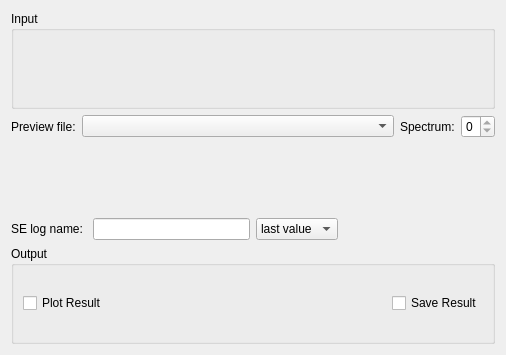
<?xml version="1.0" encoding="UTF-8"?>
<ui version="4.0">
 <class>Elwin</class>
 <widget class="QWidget" name="Elwin">
  <property name="geometry">
   <rect>
    <x>0</x>
    <y>0</y>
    <width>506</width>
    <height>355</height>
   </rect>
  </property>
  <property name="windowTitle">
   <string>Form</string>
  </property>
  <layout class="QVBoxLayout" name="layoutElwin">
   <item>
    <widget class="QGroupBox" name="gbInput">
     <property name="title">
      <string>Input</string>
     </property>
     <layout class="QHBoxLayout" name="horizontalLayout_16">
      <item>
       <widget class="MantidQt::MantidWidgets::MWRunFiles" name="dsInputFiles" native="true">
        <property name="sizePolicy">
         <sizepolicy hsizetype="Preferred" vsizetype="Fixed">
          <horstretch>0</horstretch>
          <verstretch>41</verstretch>
         </sizepolicy>
        </property>
        <property name="findRunFiles" stdset="0">
         <bool>false</bool>
        </property>
        <property name="label" stdset="0">
         <string>Input File</string>
        </property>
        <property name="multipleFiles" stdset="0">
         <bool>true</bool>
        </property>
        <property name="fileExtensions" stdset="0">
         <stringlist>
          <string>_red.nxs</string>
          <string>_sqw.nxs</string>
         </stringlist>
        </property>
       </widget>
      </item>
     </layout>
    </widget>
   </item>
   <item>
    <layout class="QHBoxLayout" name="loElwinOptions">
     <item>
      <layout class="QVBoxLayout" name="properties"/>
     </item>
     <item>
      <layout class="QVBoxLayout" name="loPlotAndOptions">
       <item>
        <layout class="QHBoxLayout" name="loPreviewSelection">
         <item>
          <widget class="QLabel" name="lbPreviewFile">
           <property name="text">
            <string>Preview file:</string>
           </property>
          </widget>
         </item>
         <item>
          <widget class="QComboBox" name="cbPreviewFile">
           <property name="sizePolicy">
            <sizepolicy hsizetype="Expanding" vsizetype="Fixed">
             <horstretch>0</horstretch>
             <verstretch>0</verstretch>
            </sizepolicy>
           </property>
          </widget>
         </item>
         <item>
          <widget class="QLabel" name="lbPreviewSpec">
           <property name="text">
            <string>Spectrum:</string>
           </property>
          </widget>
         </item>
         <item>
          <widget class="QSpinBox" name="spPreviewSpec">
           <property name="maximum">
            <number>0</number>
           </property>
          </widget>
         </item>
        </layout>
       </item>
       <item>
        <widget class="MantidQt::MantidWidgets::PreviewPlot" name="ppPlot" native="true">
         <property name="canvasColour" stdset="0">
          <color>
           <red>255</red>
           <green>255</green>
           <blue>255</blue>
          </color>
         </property>
        </widget>
       </item>
      </layout>
     </item>
    </layout>
   </item>
   <item>
    <layout class="QHBoxLayout" name="loSampleLog">
     <item>
      <widget class="QLabel" name="label_2">
       <property name="text">
        <string>SE log name: </string>
       </property>
      </widget>
     </item>
     <item>
      <widget class="QLineEdit" name="leLogName">
       <property name="text">
        <string/>
       </property>
      </widget>
     </item>
     <item>
      <widget class="QComboBox" name="leLogValue">
       <item>
        <property name="text">
         <string>last value</string>
        </property>
       </item>
       <item>
        <property name="text">
         <string>average</string>
        </property>
       </item>
      </widget>
     </item>
     <item>
      <spacer name="horizontalSpacer_2">
       <property name="orientation">
        <enum>Qt::Horizontal</enum>
       </property>
       <property name="sizeHint" stdset="0">
        <size>
         <width>40</width>
         <height>20</height>
        </size>
       </property>
      </spacer>
     </item>
    </layout>
   </item>
   <item>
    <widget class="QGroupBox" name="gbOutput">
     <property name="title">
      <string>Output</string>
     </property>
     <layout class="QHBoxLayout" name="horizontalLayout_5">
      <item>
       <widget class="QCheckBox" name="ckPlot">
        <property name="text">
         <string>Plot Result</string>
        </property>
       </widget>
      </item>
      <item>
       <spacer name="horizontalSpacer_1">
        <property name="orientation">
         <enum>Qt::Horizontal</enum>
        </property>
        <property name="sizeHint" stdset="0">
         <size>
          <width>40</width>
          <height>20</height>
         </size>
        </property>
       </spacer>
      </item>
      <item>
       <widget class="QCheckBox" name="ckSave">
        <property name="text">
         <string>Save Result</string>
        </property>
       </widget>
      </item>
     </layout>
    </widget>
   </item>
  </layout>
 </widget>
 <customwidgets>
  <customwidget>
   <class>MantidQt::MantidWidgets::MWRunFiles</class>
   <extends>QWidget</extends>
   <header>MantidQtMantidWidgets/MWRunFiles.h</header>
  </customwidget>
  <customwidget>
   <class>MantidQt::MantidWidgets::PreviewPlot</class>
   <extends>QWidget</extends>
   <header>MantidQtMantidWidgets/PreviewPlot.h</header>
   <container>1</container>
  </customwidget>
 </customwidgets>
 <resources/>
 <connections/>
</ui>
